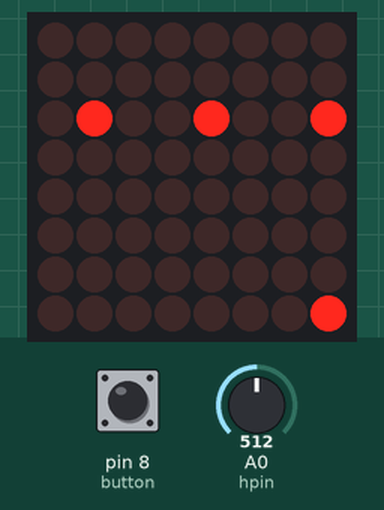
Recording of a sketch running on a simulated Arduino Uno, built with avr-gcc and run on an emulated ATmega328P. Shown: 8×8 LED matrix. Inputs (shaded band) come from the test bench; at power-on: A0 (hpin) = 512, pin 8 (button) HIGH. Random numbers use the default seed unless the sketch sets one.

Above: at 1.25 s.
1.3 s: A0 (hpin) set to 521
At 2.2 s:
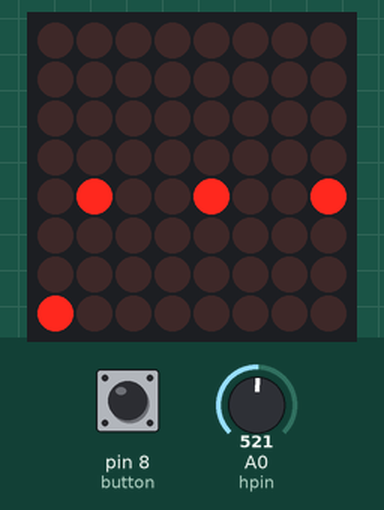
3.1 s: A0 (hpin) set to 511
At 4.5 s:
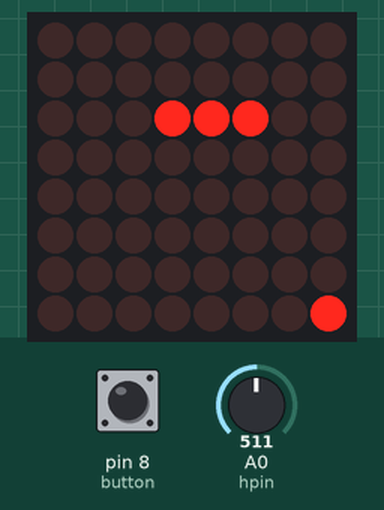
4.9 s: A0 (hpin) set to 716
At 5.7 s:
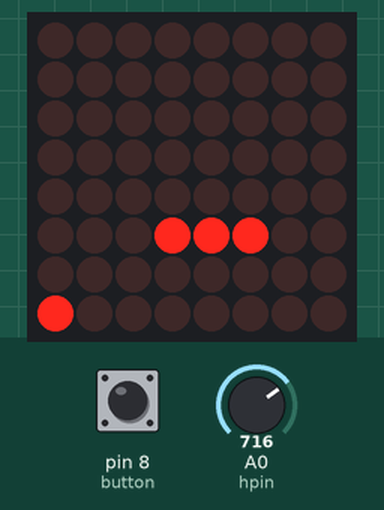
6.7 s: A0 (hpin) set to 502
At 7.9 s:
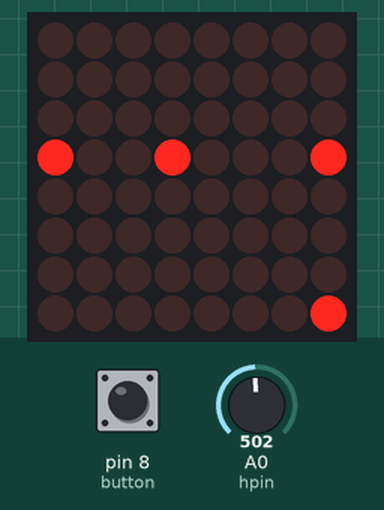
8.5 s: A0 (hpin) set to 522
At 10.1 s:
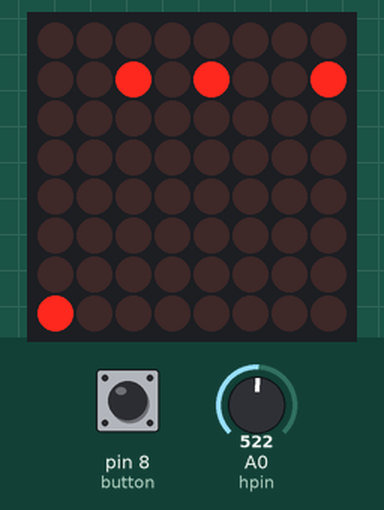
10.3 s: A0 (hpin) set to 390
At 11.2 s:
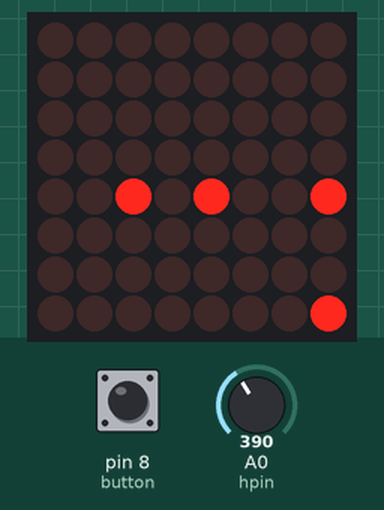

The sketch:

sketch.ino
```cpp
#include <MD_MAX72xx.h>
#include <ezButton.h>

// matrix controls
const byte data_pin = 11;
const byte chip_select_pin = 10;
const byte clock_pin = 13;
const byte max_devices = 1;

int y = 7;
int x = 0;
int direction = "";

ezButton button(8);

long int current_time, prev_time_random_object = 0, prev_time_player_movement = 0;
int threshold = 400;

int random_object1_position_x = 3;
int random_object_position_y = 8;
int random_object2_position_x = 3;
int random_object3_position_x = 3;

// creating matrix object
MD_MAX72XX matrix = MD_MAX72XX(MD_MAX72XX::PAROLA_HW, chip_select_pin, max_devices);

// define the joystick controls
const byte hpin = A0;
const byte vpin = A1;

void setup() {
  Serial.begin(9600);

  matrix.begin();
  matrix.clear();

  button.setDebounceTime(25);
}

void loop() {

  // put your main code here, to run repeatedly:
  button.loop();
  current_time = millis();
  check_direction();

  //control the movement the player sprite and draws all the objects
  if (current_time - prev_time_player_movement >= 100) {
    prev_time_player_movement = current_time;

    matrix.clear();

    move_sprite();
    matrix.setPoint(y, x, true);

    /* write code to show all three random objects
     on the LED Dot Matrix Display*/

    matrix.setPoint(random_object_position_y, random_object1_position_x, true);
    matrix.setPoint(random_object_position_y, random_object2_position_x, true);
    matrix.setPoint(random_object_position_y, random_object3_position_x, true);

  }

  //controls the movement of the random_object
  if (current_time - prev_time_random_object >= threshold) {
    prev_time_random_object = current_time;
    random_object_position_y++;

    /* when the random object reaches the bottom,
    generate a new random object and
    increase the threshold to make the game faster with falling object*/
     if (random_object_position_y > 7) {
      generate_random_objects();
      threshold = threshold - 10;
      if (threshold < 150) {
        threshold = 150;
      }
    }

  }

}

void check_direction() {
  if (analogRead(hpin) > 512)
    direction = "left";
  else if (analogRead(hpin) < 512)
    direction = "right";
  else
    direction = "";
}

void window_check() {
  if (x > 7 ) x = 7;
  else if (x < 0) x = 0;
}

void move_sprite() {
  if (direction == "left") x++;
  else if (direction == "right") x--;

  window_check();
}

/* Write a function that generates the random x positions for the three
falling objects, the three objects shouldn't have same x position.
Variable random_object_position_y controls y position of all 3 objects.
Variables random_object1_position_x,random_object2_position_x and
random_object3_position_x controls the x position of
object1, object2, object3 respectively */

void generate_random_objects() {

  random_object_position_y = 0;

  while (true) {

    random_object1_position_x = random(0, 8);
    random_object2_position_x = random(0, 8);
    random_object3_position_x = random(0, 8);

    if (random_object1_position_x != random_object2_position_x &&
        random_object2_position_x != random_object3_position_x &&
        random_object3_position_x != random_object1_position_x) {
      break;
    }
  }
}
```

Measured:
- the behaviour switches between 512 and 513 on A0 (hpin) (found by bisection; images 0 and 1)
- what the display in image 4 shows lasts 0.4 s, from 7.7 s to 8.1 s
